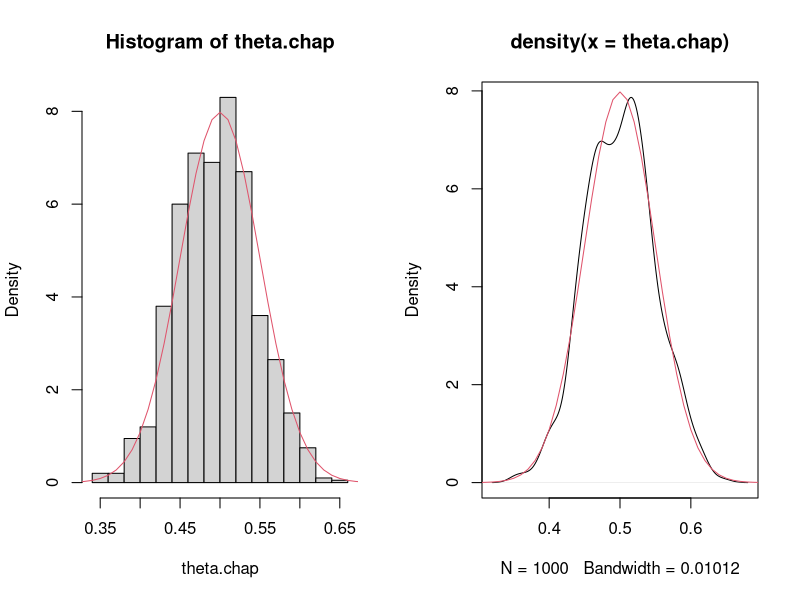
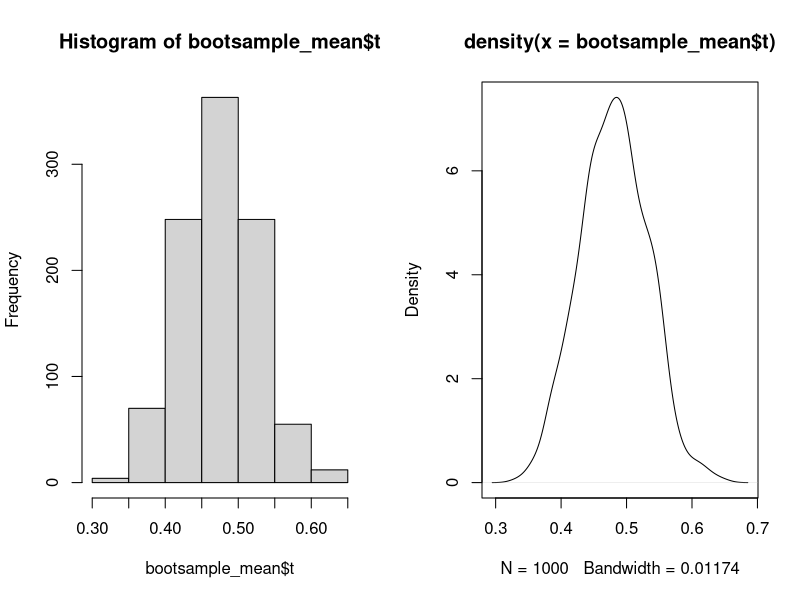
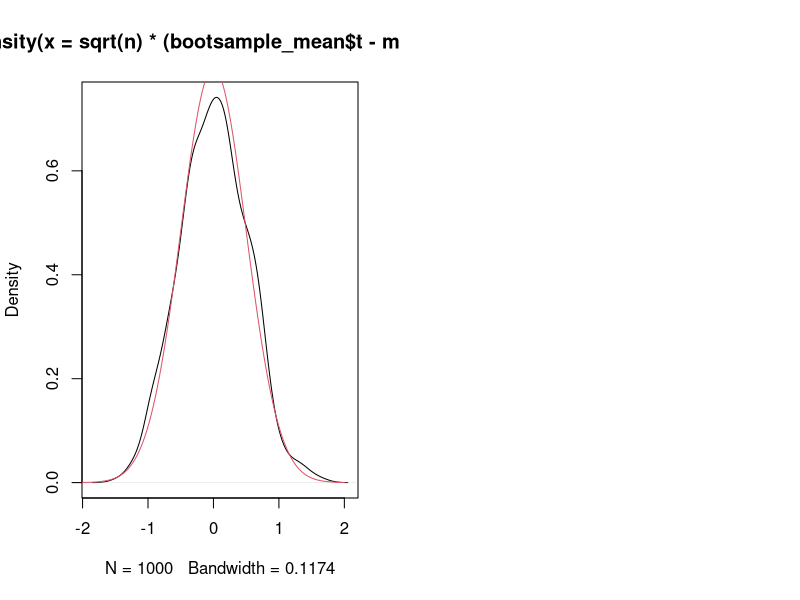

These figures' R source, in order:
## ---- chunk 1
knitr::opts_chunk$set(echo = TRUE)
## ---- chunk 2
MC.simus <- function(theta, n,Nsim)
{ sortie =rep(NA, Nsim)
  for (nsim in 1:Nsim)
       {  x=rbinom(n, 1, theta)
          sortie[nsim]=mean(x)
        }
return(sortie)
}

n=100
Nsim=1000
theta=0.5
theta.chap=MC.simus(theta,n, Nsim)

par(mfrow=c(1,2))
hist(theta.chap,prob=1)
xx= seq(0,1,by=0.01)
lines(xx, dnorm(xx, theta, sqrt(theta*(1-theta)/n)), col=2)

plot(density(theta.chap))
xx= seq(0,1,by=0.01)
lines(xx, dnorm(xx, theta, sqrt(theta*(1-theta)/n)), col=2)
## ---- chunk 3
n=100
theta=0.5
set.seed(1)        #fixe l'aléa : vous aurez tous le même jeu de données
x=rbinom(n,1,theta)
theta.chap= mean(x)
## ---- chunk 4
xstar = sample(x,n,replace=TRUE)
mean.bootstrap <- function(x, B)
{ ech_boot_mean =rep(NA,B)
  n=length(x)
  for (b in 1:B)
  { xstar=sample(x,n,replace=TRUE)
    ech_boot_mean[b]=mean(xstar)} 
  return(ech_boot_mean)
}
ech_boot_mean=mean.bootstrap(x, B=1000)
## ---- chunk 5
library(boot)
moyenne <- function(x,i) {return(mean(x[i]))}
bootsample_mean=boot(x,moyenne,R=1000)
names(bootsample_mean)
## ---- chunk 6
par(mfrow=c(1,2))
hist(bootsample_mean$t)
plot(density(bootsample_mean$t))
## ---- chunk 7
plot(density(sqrt(n)*(bootsample_mean$t-mean(x))))
xx= seq(-2,2,by=0.01)
lines(xx, dnorm(xx,0,sqrt(theta*(1-theta))), col=2)
## ---- chunk 8
quantile(bootsample_mean$t, c(0.025,0.975)) 
 
ICboot_perc<-boot.ci( bootsample_mean,conf=0.95,type="perc")
ICboot_perc
 
ICboot_bca <-boot.ci(bootsample_mean,conf=0.95,type="bca")
ICboot_bca
## ---- chunk 9
Binf=mean(x)-1.96*sd(x)/sqrt(n)
Bsup=mean(x)+1.96*sd(x)/sqrt(n)
Binf
Bsup
